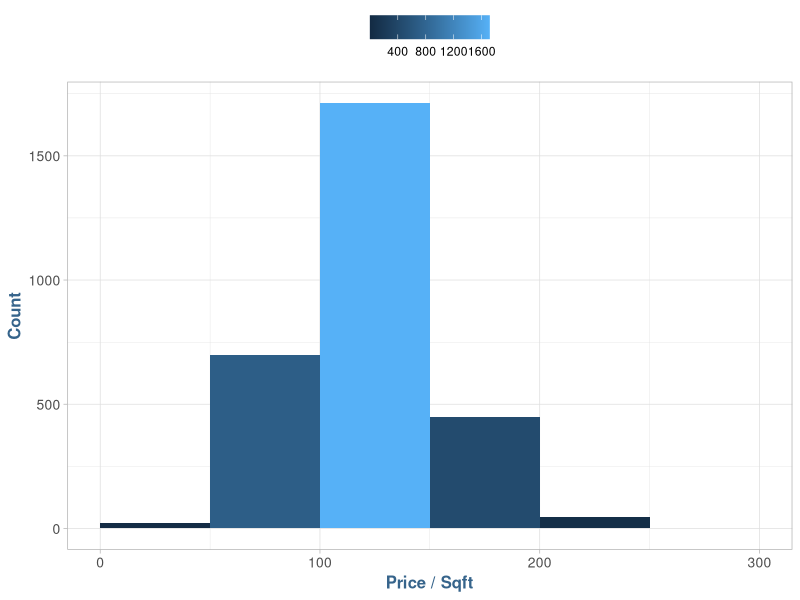

Generate this figure with R: (Note: this script raises an error after producing the figure.)
library(data.table)
library(dplyr)
library(ggplot2)
library(ggrepel)
library(GGally)
library(ggthemes)
library(formattable)
library(scales)
library(reshape2)
library(skimr)
library(gridExtra)

path.work <- "E:/GitHub/MSDS-RegressionAnalysis/data"
path.home <- "D:/Projects/MSDS-RegressionAnalysis/data"

if (file.exists(path.home)) {
  setwd(path.home)
} else {
  setwd(path.work)
}

theme_set(theme_light())

# Theme Overrides
theme_update(plot.title = element_text(hjust = 0.5),
             axis.text.x = element_text(size = 10),
             axis.text.y = element_text(size = 10),
             axis.title = element_text(face = "bold", size = 12, colour = "steelblue4"),
             legend.position = "top", legend.title = element_blank())

data.housing <- as.data.table(read.csv(file = "ames_housing_data.csv", head = TRUE, sep = ","))

#####################################################################
######################### Assignment 1 ##############################
#####################################################################

# Utility Functions

getCorTable <- function(cols) {
  # selected features correlation matrix
  sale.cor <- cor(cols, use = "pairwise.complete.obs")[, "SalePrice"]
  sale.cor <- sort(sale.cor, decreasing = T)

  sale.cor <- sale.cor[-1] # remove SalePrice
  sale.cor <- sale.cor[-1] # remove LogSalePrice

  tbl.sale.cor <- melt(sale.cor)
  colnames(tbl.sale.cor) <- c("Correlation to Sale Price")

  formattable(tbl.sale.cor, align = c("l", "r"),
              list(`Indicator Name` = formatter("span", style = ~style(color = "grey", font.weight = "bold"))
  ))
}

g_legend <- function(a.gplot) {
  tmp <- ggplot_gtable(ggplot_build(a.gplot))
  leg <- which(sapply(tmp$grobs, function(x) x$name) == "guide-box")
  legend <- tmp$grobs[[leg]]
  return(legend)
}

# Basic Data Structure
ncol(data.housing)
head(data.housing)
names(data.housing)

# New Features

data.housing[, TotalFloorSF := FirstFlrSF + SecondFlrSF]
data.housing[, HouseAge := YrSold - YearBuilt]
data.housing[, QualityIndex := OverallQual * OverallCond]
data.housing[, logSalePrice := log(SalePrice)]
data.housing[, Price_Sqft := SalePrice / TotalFloorSF]

summary(data.housing)

# Data Survey

ggplot(data.housing) +
  geom_histogram(aes(data.housing$Price_Sqft, fill = ..count..), breaks = pretty(data.housing$Price_Sqft)) +
  labs(x = "Price / Sqft", y = "Count")

housing.numeric.col <- unlist(lapply(data.housing, is.numeric))
data.housing.numeric <- data.housing[, housing.numeric.col, with = F]

str(data.housing.numeric)

getCorTable(data.housing.numeric)

# General EDA

data.types <- data.frame(Type = c('Nominal', 'Ordinal', 'Discrete', 'Continious'), Count = c(23, 23, 14, 20))

unique(data.housing$BldgType)

ggplot(data.types, aes(Type, Count, fill = Count)) +
  geom_bar(stat = 'identity') +
  labs(title = "Data Types for Ames Housing",
    caption = "MSDS 410: Regression Analysis 1") +
        theme(axis.text.x = element_text(size = 14), axis.text.y = element_text(size = 14))

building.info <- data.housing[, .(Count = .N, Pct = percent((.N / nrow(data.housing))), AvgSalePrice = currency(mean(SalePrice))), by = BldgType]

formattable(building.info, align = c("l", "c", "c", "c", "r"),
            list(`Indicator Name` = formatter("span", style = ~style(color = "grey", font.weight = "bold"))
))

str(building.info)

# Model Data

data.model <- subset(data.housing, select = c(
    # Response
    "SalePrice", "logSalePrice",

    # Quality
    "OverallQual", "QualityIndex",
    "Price_Sqft", "Neighborhood",

    # Size Related
    "TotalFloorSF", "TotalBsmtSF", "FirstFlrSF",
    "GrLivArea",

    # High Value Features
    "GarageCars", "GarageArea", "GarageYrBlt",
    "FullBath", "HalfBath", 
    "MasVnrArea", "MasVnrType",
    "PoolArea", "Fireplaces",
    "KitchenQual", "BedroomAbvGr",
    "Heating", "Utilities",

    # Temporal
    "HouseAge", "YearRemodel", "YearBuilt",

    # Housing Lot
    "LotArea", "LotShape", "LotFrontage",

    # Housing Style
    "HouseStyle", "BldgType"))

str(data.model)

# Model Data Correlations

model.numeric.col <- unlist(lapply(data.model, is.numeric))
data.model.numeric <- data.model[, model.numeric.col, with = F]

str(data.model.numeric)

getCorTable(data.model.numeric)

# Sample Population

data.model <- data.model[BldgType == "1Fam"]

ggplot(data.model, aes(y = data.model$SalePrice)) +
  geom_boxplot(outlier.colour = "red", fill = "#1C93D1", outlier.shape = 16,
             outlier.size = 2, notch = FALSE) +
  coord_flip() +
  labs(x = "", y = "Sale Price") +
  scale_y_continuous(labels = dollar_format(largest_with_cents = .2))

sd(data.model$SalePrice) * 3
mean(data.model$SalePrice)

# Data Quality Checks

summary(data.model$SalePrice)

ggplot(data.model, aes(data.model$SalePrice, fill = ..count..)) +
  geom_histogram(breaks = pretty(data.model$SalePrice)) +
  labs(x = "SalePrice", y = "Count") +
  scale_x_continuous(labels = dollar_format(largest_with_cents = .2))

ggplot(data.model, aes(y = data.model$SalePrice)) +
  geom_boxplot(outlier.colour = "red", fill = "#1C93D1", outlier.shape = 16,
             outlier.size = 2, notch = FALSE) +
  coord_flip() +
  labs(x = "", y = "Sale Price") +
  scale_y_continuous(labels = dollar_format(largest_with_cents = .2))

data.model <- data.model[SalePrice < 700000]

data.model.quality <- subset(data.housing, select = c(
    
    # Quality
    "OverallQual", "QualityIndex",
    "Price_Sqft",

    # Size Related
    "TotalFloorSF", "TotalBsmtSF", "FirstFlrSF",
    "GrLivArea",

    # High Value Features
    "GarageCars", "GarageArea", "GarageYrBlt",
    "FullBath", "HalfBath",
    "MasVnrArea",
    "Fireplaces", "KitchenQual",

    # Temporal
    "HouseAge", "YearRemodel", "YearBuilt",

    # Housing Lot
    "LotArea", "LotFrontage"))

summary(data.model.quality)

melt(colnames(data.model.quality))

data.model.quality %>% skim()

ggpairs(subset(data.model.quality, select = c(
  # Continious
  "Price_Sqft",

  # Size Related
  "TotalFloorSF", "TotalBsmtSF", "FirstFlrSF",
  "GrLivArea", "MasVnrArea", "LotArea",
  "LotFrontage")))

ggpairs(subset(data.model.quality, select = c(
  # Temperal
  "YearRemodel", "YearBuilt", 
  "GarageYrBlt")))

ggpairs(subset(data.model.quality, select = c(
  # Discrete
  "HouseAge",
  "FullBath", "HalfBath",
  "Fireplaces", "GarageCars")))

ggpairs(subset(data.model.quality, select = c(
  # Ordinal
  "OverallQual", "QualityIndex",
  "KitchenQual")))

# Exploratory Data Analysis

# Categorical

nh_1 <- ggplot(data.model) +
  geom_boxplot(aes(x = Neighborhood, y = SalePrice, fill = Neighborhood)) +
  coord_flip() +
  scale_y_continuous(labels = dollar_format(largest_with_cents = .2)) +
  theme(legend.position = "bottom")

nh_2 <- ggplot(data.model) +
  geom_boxplot(aes(x = Neighborhood, y = Price_Sqft, fill = Neighborhood)) +
  coord_flip()

nh_leg <- g_legend(nh_1)

grid.arrange(nh_1 + theme(legend.position = "none"),
             nh_2 + theme(legend.position = "none"),
             nh_leg, heights = c(6, 6, 2))

hs_1 <- ggplot(data.model) +
  geom_histogram(aes( x = HouseStyle, fill = ..count..), stat = "count")

hs_2 <- ggplot(data.model) +
  geom_boxplot(aes(HouseStyle, SalePrice, fill = HouseStyle), outlier.color = "black") +
  scale_y_continuous(labels = dollar_format(largest_with_cents = .2))

grid.arrange(hs_1, hs_2)

nrow(data.model[HouseStyle %in% c('1Story', '2Story')]) / nrow(data.model) * 100

# Discrete Variables

yr_1 <- ggplot(data.model) +
  geom_point(aes(YearBuilt, SalePrice)) +
  geom_smooth(aes(YearBuilt, SalePrice), method = "gam", formula = y ~ s(x, bs = "cs")) +
  scale_y_continuous(labels = dollar_format(largest_with_cents = .2))

yr_2 <- ggplot(data.model) +
  geom_point(aes(YearRemodel, SalePrice)) +
  geom_smooth(aes(YearRemodel, SalePrice), method = "lm") +
  scale_y_continuous(labels = dollar_format(largest_with_cents = .2))

grid.arrange(yr_1, yr_2)

# Continious Variables

ggpairs(subset(data.model, select = c(
  "SalePrice",
  # Continious
  "Price_Sqft",

  # Size Related
  "TotalFloorSF", "TotalBsmtSF", "FirstFlrSF",
  "GrLivArea", "MasVnrArea", "LotArea",
  "LotFrontage")))

# Grliv

grlv_1 <- ggplot(data.model) +
  geom_point(aes(GrLivArea, SalePrice, color = HouseAge)) +
  geom_smooth(aes(GrLivArea, SalePrice), method = "lm") +
  scale_y_continuous(labels = dollar_format(largest_with_cents = .2)) +
  theme(legend.title = element_text(size = 10))

grlv_2 <- ggplot(data.model) +
  geom_point(aes(GrLivArea, SalePrice, color = OverallQual)) +
  geom_smooth(aes(GrLivArea, SalePrice), method = "loess") +
  scale_y_continuous(labels = dollar_format(largest_with_cents = .2)) +
  theme(legend.title = element_text(size = 10))

grid.arrange(grlv_1, grlv_2)

# TotalFloorSF

totsf_1 <- ggplot(data.model) +
  geom_point(aes(TotalFloorSF, SalePrice, color = HouseAge)) +
  geom_smooth(aes(TotalFloorSF, SalePrice), method = "lm") +
  scale_y_continuous(labels = dollar_format(largest_with_cents = .2)) +
  theme(legend.title = element_text(size = 10))

totsf_2 <- ggplot(data.model) +
  geom_point(aes(TotalFloorSF, SalePrice, color = OverallQual)) +
  geom_smooth(aes(TotalFloorSF, SalePrice), method = "loess") +
  scale_y_continuous(labels = dollar_format(largest_with_cents = .2)) +
  theme(legend.title = element_text(size = 10))

grid.arrange(totsf_1, totsf_2)

# Modeling

# Single Variable Linear Model

ggpairs(subset(data.model, select = c(
  "logSalePrice",

  # Predictors
  "TotalFloorSF", "GrLivArea", 
  "MasVnrArea", "LotArea",
  "LotFrontage")))

ggplotRegression <- function(fit) {
  p1 <- ggplot(fit$model, aes_string(x = names(fit$model)[2], y = names(fit$model)[1])) +
    geom_point() +
    stat_smooth(method = "lm", col = "red") +
    labs(title = paste("Adj R2 = ", signif(summary(fit)$adj.r.squared, 5),
                      "Intercept =", signif(fit$coef[[1]], 5),
                      " Slope =", signif(fit$coef[[2]], 5),
                      " P =", signif(summary(fit)$coef[2, 4], 5)))

  res <- as.data.table(residuals(fit))
  colnames(res) <- c("value")
  
  p2 <- ggplot(res, aes(value, fill = ..count..)) +
    geom_histogram(breaks = pretty(res$value)) +
    labs(title = "Residuals")

  grid.arrange(p1, p2)
}

ggplotRegression(lm(formula = logSalePrice ~ TotalFloorSF, data = data.model[, .(TotalFloorSF, logSalePrice)]))
ggplotRegression(lm(formula = logSalePrice ~ GrLivArea, data = data.model[, .(GrLivArea, logSalePrice)]))
ggplotRegression(lm(formula = logSalePrice ~ YearBuilt, data = data.model[, .(YearBuilt, logSalePrice)]))
ggplotRegression(lm(formula = logSalePrice ~ YearRemodel, data = data.model[, .(YearRemodel, logSalePrice)]))
ggplotRegression(lm(formula = logSalePrice ~ OverallQual, data = data.model[, .(OverallQual, logSalePrice)]))

# Multiple Linear Regression

ggplotMultRegression <- function(data, fit) {

  p1 <- ggplot(melt(data, id.vars = 'logSalePrice')) +
    geom_jitter(aes(value, logSalePrice, colour = variable),) + geom_smooth(aes(value, logSalePrice, colour = variable), method = lm, se = FALSE) +
    facet_wrap(~variable, scales = "free_x") +
    labs(x = "Variable", y = "Sale Price",
         title = paste("Adj R2 = ", signif(summary(fit)$adj.r.squared, 5),
                        "Intercept =", signif(fit$coef[[1]], 5),
                        " Slope =", signif(fit$coef[[2]], 5),
                        " P =", signif(summary(fit)$coef[2, 4], 5)))

  res <- as.data.table(residuals(fit))
  colnames(res) <- c("value")

  p2 <- ggplot(res, aes(value, fill = ..count..)) +
    geom_histogram(breaks = pretty(res$value)) +
    labs(title = "Residuals")

  grid.arrange(p1, p2)
}

mlr <- data.model[, .(GrLivArea, YearRemodel, logSalePrice)]
ggplotMultRegression(mlr, lm(formula = logSalePrice ~ GrLivArea + YearRemodel, data = mlr))

mlr <- data.model[, .(GrLivArea, YearBuilt, logSalePrice)]
ggplotMultRegression(mlr, lm(formula = logSalePrice ~ GrLivArea + YearBuilt, data = mlr))

mlr <- data.model[, .(GrLivArea, YearBuilt, OverallQual, logSalePrice)]
ggplotMultRegression(mlr, lm(formula = logSalePrice ~ GrLivArea + YearBuilt + OverallQual, data = mlr))
